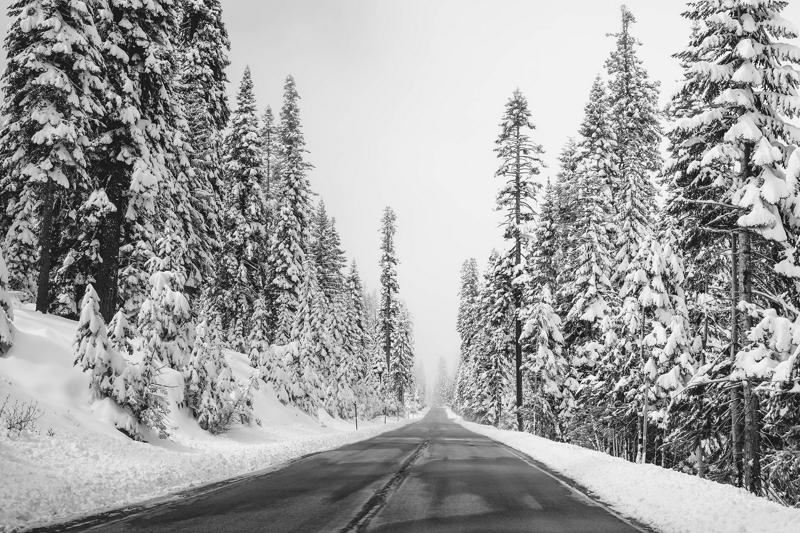
#> input picture lab2/Image_enhancement/images/image2.jpg, 800 x 533 px
$ python compute_LoG.py
#> lines starting #> are read from the running program, lines starting #| are printed output that depends on the picture
### lab2/Image_enhancement/gauss2D.py
from gauss1D import gauss1D
import numpy as np

def gauss2D( sigma , kernel_size ):
    ## solution
    # compute 1D filters
	G_x = gauss1D(sigma, kernel_size)
	G_y = G_x.copy()

	# compute product and re-normalize
	G = np.outer(G_y, G_x)
	G /= np.sum(G)

	return G

### lab2/Image_enhancement/gauss1D.py
import numpy as np

def gauss1D( sigma , kernel_size ):
    G = np.zeros((1, kernel_size))
    if kernel_size % 2 == 0:
        raise ValueError('kernel_size must be odd, otherwise the filter will not have a center to convolve on')
    # solution
	# compute ranges
    low = -np.floor(kernel_size / 2)
    high = np.floor(kernel_size / 2)
    x = np.arange(low, high+1, 1)

	# compute filter values
    G = np.exp(- (x ** 2) / (2 * sigma ** 2)) / (np.sqrt(2 * np.pi) * sigma)

	# re-normalize
    G /= np.sum(G)

    return G

### lab2/Image_enhancement/compute_LoG.py
import matplotlib.pyplot as plt
import numpy as np
import cv2
from scipy import ndimage
from gauss2D import gauss2D
import sys
from scipy import signal
from math import sqrt

import matplotlib.pyplot as plt
import numpy as np
import cv2
from scipy import ndimage
from gauss2D import gauss2D
import sys
from scipy import signal
from math import sqrt


def L(s,x,y):
    '''
    compute the LoG at a specific location in space
    '''

    return(-1/(np.pi*s**4) * np.exp(-1/(2 * s**2 ) * (x**2 + y**2)) * (1 - (x**2 + y**2) / (2*s**2)))


def compute_LoG_kernel(n,s):
    '''
    computes 'exact' nxn LoG with std s centered around [n/2,n/2]
    '''
    zero = int((n-1)/2)

    out = np.zeros((n,n))

    for i in range(-zero,zero+1,1):
        for j in range(-zero,zero+1,1):
            out[i+zero,j+zero] = L(s,i,j)
    return out


def compute_LoG(image, LOG_type):

    imOut = np.zeros(shape=image.shape)

    if LOG_type == 1:
        gaussian = signal.convolve2d(image,gauss2D(0.5,5), mode="same")
        imOut = cv2.Laplacian(gaussian, ddepth=-1)
        plt.imshow(imOut,cmap='gray')
        plt.title('Method 1: Smoothing by Gaussian followed by Laplacian')
        plt.axis('off')
        #plt.show()
        plt.savefig('./log_results/method_1.pdf')

    elif LOG_type == 2:
        # computing the LoG kernel from scratch
        LoG_exact = compute_LoG_kernel(5,0.5)

        # take LoG kernel from internet
        #Log_internet = $$$

        # deprecated, not correct
        #LoG = signal.convolve2d(gauss2D(0.5,5),np.array([[0,1,0],[1,-4,1],[0,1,0]]),mode="same")

        # compute for exact kernel
        imOut = signal.convolve2d(image,LoG_exact, mode="same")
        # compute for internet kernel
        #imOut = signal.convolve2d(image,LoG_internet, mode="same")

        plt.imshow(imOut,cmap='gray')
        plt.title('Method 2: Directly with LoG kernel')
        plt.axis('off')
        plt.savefig('./log_results/method_2.pdf')
        #plt.show()

    elif LOG_type == 3:
        DoG = gauss2D(0.5*np.sqrt(2),5)-gauss2D(0.5/np.sqrt(2),5)
        imOut = signal.convolve2d(image,DoG,mode="same")
        plt.imshow(imOut,cmap='gray')
        plt.title('Method 3: Difference of two Gaussians (DoG)')
        plt.axis('off')
        plt.savefig('./log_results/method_3.pdf')
        #plt.show()


    return imOut

if __name__ == '__main__':
    img_path = 'images/image2.jpg'
    # Read with opencv
    I = cv2.imread(img_path)
#> I is the input picture: shape (533, 800, 3); min 0, max 255, mean 160
    I = cv2.cvtColor(I, cv2.COLOR_BGR2GRAY)
#> I: shape (533, 800)


    for log_type in (1,2,3):
        out_im = compute_LoG(I, log_type)
        print(out_im.shape)
#> this loop made 3 passes
#> pass 1, in compute_LoG, `imOut = cv2.Laplacian(gaussian, ddepth=-1)`:
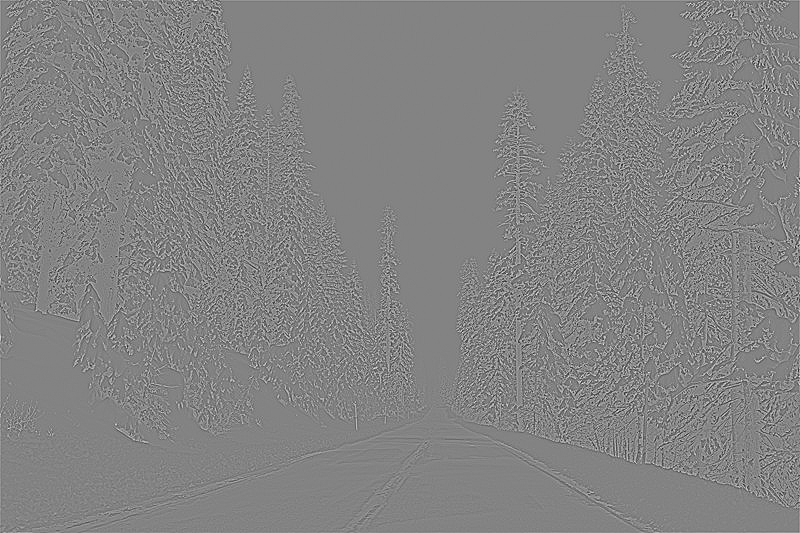
#> imOut: shape (533, 800) float64; min -325.8, max 307, mean 0.1; drawn with min black and max white
#> pass 2, in compute_LoG (call 2), `imOut = signal.convolve2d(image,LoG_exact, mode="same")`:
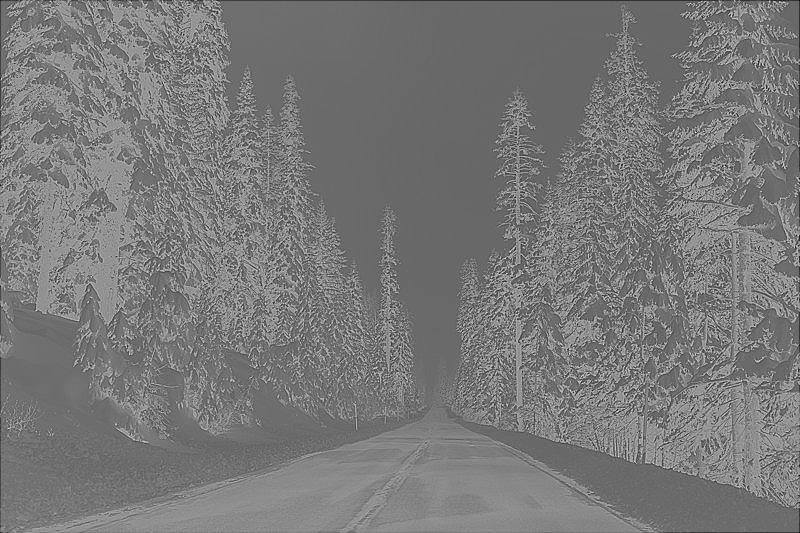
#> imOut: shape (533, 800) float64; min -844.1, max 545.6, mean -185.5; drawn with min black and max white
#> pass 2, in compute_LoG (call 2), `plt.savefig('./log_results/method_2.pdf')`:
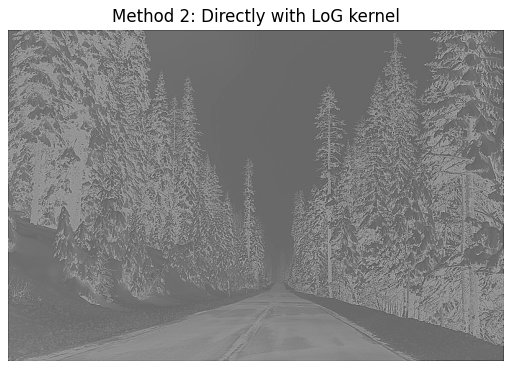
#> figure drawn by matplotlib, 1 panel

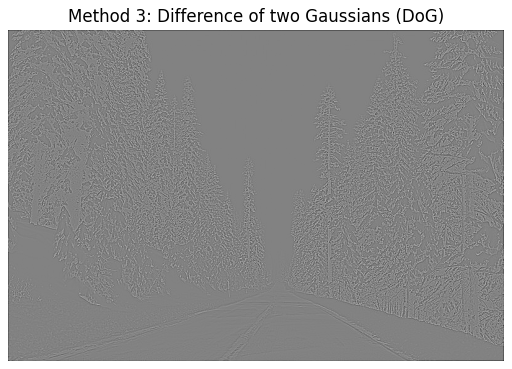
#> figure drawn by matplotlib, 1 panel

$ run again, with lab2/Image_enhancement/images/image1.jpg copied over lab2/Image_enhancement/images/image2.jpg
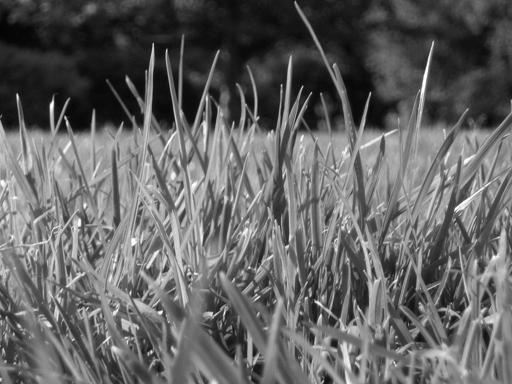
#> input picture lab2/Image_enhancement/images/image1.jpg, 512 x 384 px
#> I is the input picture: shape (384, 512, 3); min 0, max 255, mean 99.4
#> I: shape (384, 512)
#> the loop `for log_type in (1,2,3):` made 3 passes
#> pass 1, in compute_LoG, `imOut = cv2.Laplacian(gaussian, ddepth=-1)`:
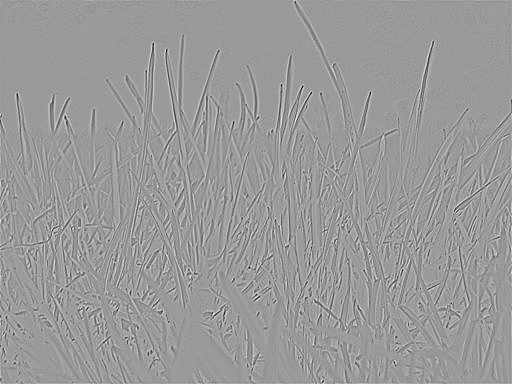
#> imOut: shape (384, 512) float64; min -245.4, max 160.8, mean 0.1; drawn with min black and max white
#> ``:
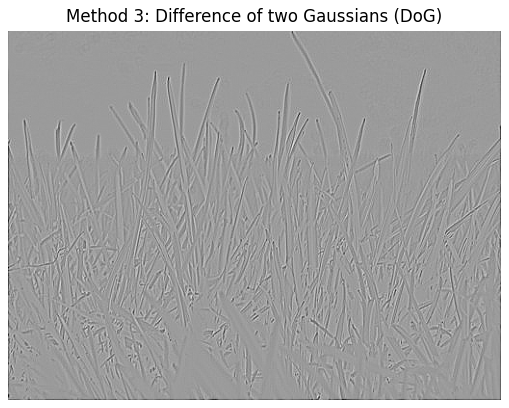
#> figure drawn by matplotlib, 1 panel
